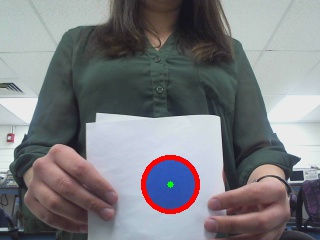
//> input picture Test/MainTest/Original-0.jpg, 320 x 240 px, given in place of the camera
$ ./circle_base   (built with g++ and OpenCV 4)
//> lines starting //> are read from the running program, lines starting //| are printed output that depends on the picture; after the words box and inside, x2 and y2 are one past the last pixel; in counts of white or black regions, pixels touching at a corner belong together
#include <iostream>
#include <vector>
#include <string>
#include <opencv2/opencv.hpp>
#include <opencv2/imgproc.hpp>
//#include <opencv2/.hpp"

using namespace cv;
using namespace std;

int main(int argc, char** argv)
{
	VideoCapture cap(0); // capture the video from web cam
	cap.set(CV_CAP_PROP_FRAME_WIDTH, 320);
	cap.set(CV_CAP_PROP_FRAME_HEIGHT, 240);

	if (!cap.isOpened())  // if not success, exit program
	{
		cout << "Cannot open the web cam" << endl;
		return -1;
	}

	//namedWindow("Control", CV_WINDOW_AUTOSIZE); // create a window called "Control"

	int iLowH = 90;
	int iHighH = 140;

	int iLowS = 50;
	int iHighS = 255;

	int iLowV = 50;
	int iHighV = 255;

	vector<Vec3f> circles;

	// [13 lines of commented-out code are left out]
	for (int ind = 0; ind < 20; ++ind)
	{
		Mat imgOriginal;

		cap >> imgOriginal; // read a new frame from video
//> imgOriginal is the input picture: 240 rows x 320 cols, CV_8UC3; mean B, G, R 129.2, 125.3, 124.8

		if (imgOriginal.empty()) // if not success, break loop
		{
			cout << "Cannot read a frame from video stream" << endl;
			break;
		}

		Mat imgHSV;

		cvtColor(imgOriginal, imgHSV, COLOR_BGR2HSV); // Convert the captured frame from BGR to HSV
//> imgHSV: 240 rows x 320 cols, CV_8UC3; mean H, S, V 88, 41.6, 137.4

		Mat imgThresholded;

		inRange(imgHSV, Scalar(iLowH, iLowS, iLowV), Scalar(iHighH, iHighS, iHighV), imgThresholded); // Threshold the image
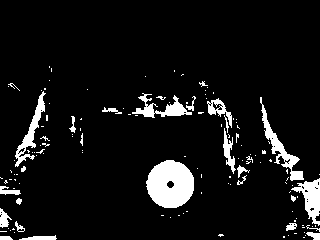
//> imgThresholded: 240 rows x 320 cols, CV_8UC1; 7.9% white; 133 white regions (107 under 20 px), largest, box (x1, y1, x2, y2) and area: (146, 160, 194, 208) 1749, (260, 97, 304, 181) 693, (291, 178, 320, 226) 623

		// morphological opening (remove small objects from the foreground)
		erode(imgThresholded, imgThresholded, getStructuringElement(MORPH_RECT, Size(5, 5)));
		dilate(imgThresholded, imgThresholded, getStructuringElement(MORPH_RECT, Size(3, 3)));

		Mat imgUp;
		pyrUp(imgThresholded, imgUp);
		pyrDown(imgUp, imgThresholded);
		GaussianBlur(imgThresholded, imgThresholded, Size(9, 9), 2, 2);
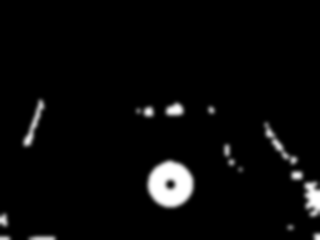
//> imgThresholded: 240 rows x 320 cols, CV_8UC1; min 0, max 255, mean 9.6

		HoughCircles(imgThresholded, circles, CV_HOUGH_GRADIENT, 1, imgThresholded.rows / 10, 100, 35, 0, 0);
//> circles = empty

		// Draw the circles detected
		for (int i = 0; i < circles.size(); i++)
		{
			Point center(cvRound(circles[i][0]), cvRound(circles[i][1]));
			int radius = cvRound(circles[i][2]);
			// circle center
			circle(imgOriginal, center, 3, Scalar(0, 255, 0), -1, 8, 0);
			// circle outline
			circle(imgOriginal, center, radius, Scalar(0, 0, 255), 3, 8, 0);

                        cout << "Radius " << ind << ": " << radius << endl;
		}
//> this loop made 0 passes

		imwrite("Thresholded-"+to_string(ind)+".jpg", imgThresholded); // show the thresholded image
		imwrite("Original-"+to_string(ind)+".jpg", imgOriginal); // show the original image

		circles.clear();
	}

	return 0;

}
